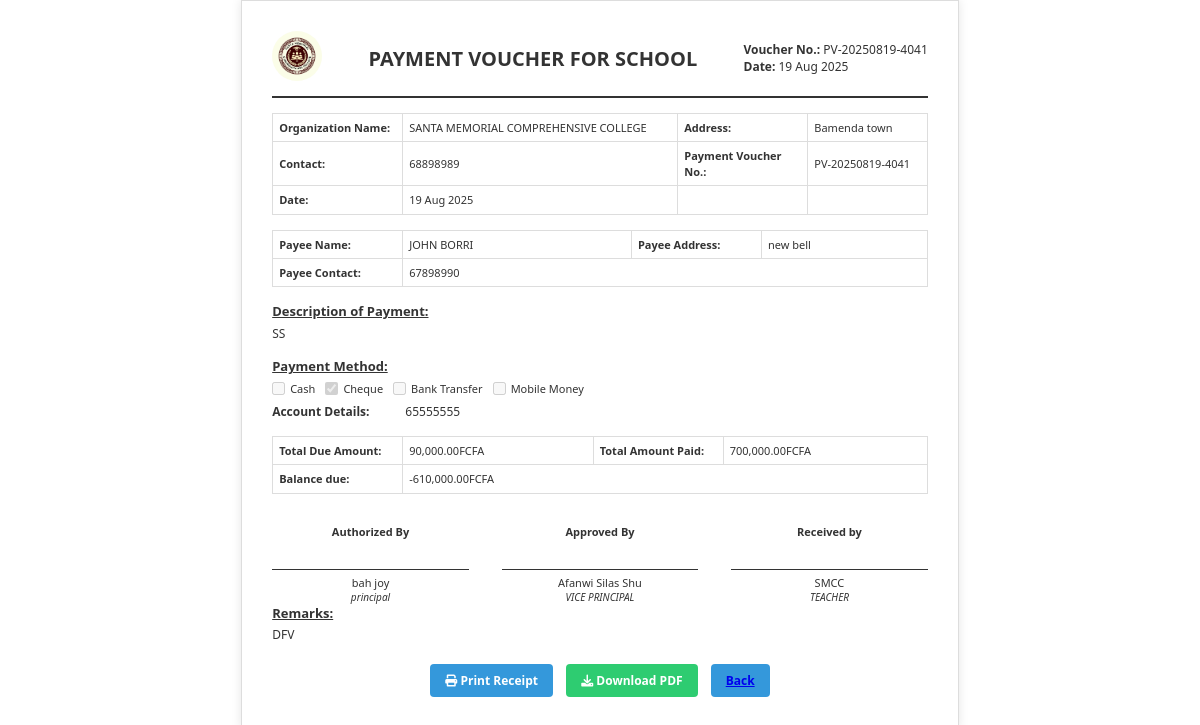
The page /generate_receipt.php?id=12 on the database its author committed.
### tables this page shows
CREATE TABLE `payment_vouchers` (
  `id` int(11) NOT NULL,
  `organization_name` varchar(255) NOT NULL,
  `address` varchar(255) NOT NULL,
  `contact` varchar(255) NOT NULL,
  `payment_voucher_no` varchar(50) NOT NULL,
  `date` date NOT NULL,
  `payee_name` varchar(255) NOT NULL,
  `payee_address` varchar(255) NOT NULL,
  `payee_contact` varchar(255) NOT NULL,
  `description` text NOT NULL,
  `payment_method` enum('Cash','Cheque','Bank Transfer','Mobile Money') NOT NULL,
  `account_details` varchar(255) DEFAULT NULL,
  `total_due_amount` decimal(10,2) NOT NULL,
  `total_amount_paid` decimal(10,2) NOT NULL,
  `balance_due` decimal(10,2) NOT NULL,
  `authorized_by` varchar(255) NOT NULL,
  `designation` varchar(255) NOT NULL,
  `approved_by` varchar(255) NOT NULL,
  `designation_approved` varchar(255) NOT NULL,
  `received_by` varchar(255) NOT NULL,
  `designation_received` varchar(255) NOT NULL,
  `remarks` text DEFAULT NULL,
  `created_at` timestamp NOT NULL DEFAULT current_timestamp()
);

### generate_receipt.php (the view, shortened to what this page needs)
<?php
require 'db.php';
if (isset($_GET['id'])) {
    $id = $_GET['id'];
    try {
        $stmt = $pdo->prepare("SELECT * FROM payment_vouchers WHERE id = ?");
        $stmt->execute([$id]);
        $voucher = $stmt->fetch(PDO::FETCH_ASSOC);
    } catch (PDOException $e) {
        die("Error: " . $e->getMessage());
    }
} else {
    die("Invalid request");
}
?>
<!DOCTYPE html>
<html lang="en">
<head>
    <link rel="stylesheet" href="https://cdnjs.cloudflare.com/ajax/libs/font-awesome/6.0.0/css/all.min.css">
</head>
<body>
    <div class="receipt">
        <div class="header">
            <div>
                <img src="joys.jpg" alt="Organization Logo" class="logo">
            </div>
            <div class="title">Payment Voucher For school</div>
            <div>
                <div><strong>Voucher No.:</strong> <?= htmlspecialchars($voucher['payment_voucher_no']) ?></div>
                <div><strong>Date:</strong> <?= date('d M Y', strtotime($voucher['date'])) ?></div>
            </div>
        </div>
        <table class="voucher-table">
            <tr>
                <td class="label">Organization Name:</td>
                <td class="value"><?= htmlspecialchars($voucher['organization_name']) ?></td>
                <td class="label">Address:</td>
                <td class="value"><?= htmlspecialchars($voucher['address']) ?></td>
            </tr>
            <tr>
                <td class="label">Contact:</td>
                <td class="value"><?= htmlspecialchars($voucher['contact']) ?></td>
                <td class="label">Payment Voucher No.:</td>
                <td class="value"><?= htmlspecialchars($voucher['payment_voucher_no']) ?></td>
            </tr>
            <tr>
                <td class="label">Date:</td>
                <td class="value"><?= date('d M Y', strtotime($voucher['date'])) ?></td>
                <td class="label"></td>
                <td class="value"></td>
            </tr>
        </table>
        <table class="voucher-table">
            <tr>
                <td class="label">Payee Name:</td>
                <td class="value"><?= htmlspecialchars($voucher['payee_name']) ?></td>
                <td class="label">Payee Address:</td>
                <td class="value"><?= htmlspecialchars($voucher['payee_address']) ?></td>
            </tr>
            <tr>
                <td class="label">Payee Contact:</td>
                <td class="value" colspan="3"><?= htmlspecialchars($voucher['payee_contact']) ?></td>
            </tr>
        </table>
        <div class="section">
            <div class="section-title">Description of Payment:</div>
            <div><?= htmlspecialchars($voucher['description']) ?></div>
        </div>
        <div class="section">
            <div class="section-title">Payment Method:</div>
            <div class="payment-methods">
                <div class="payment-method-item">
                    <input type="checkbox" id="cash" <?= $voucher['payment_method'] == 'Cash' ? 'checked' : '' ?> disabled>
                    <label for="cash">Cash</label>
                </div>
                <div class="payment-method-item">
                    <input type="checkbox" id="cheque" <?= $voucher['payment_method'] == 'Cheque' ? 'checked' : '' ?> disabled>
                    <label for="cheque">Cheque</label>
                </div>
                <div class="payment-method-item">
                    <input type="checkbox" id="bank_transfer" <?= $voucher['payment_method'] == 'Bank Transfer' ? 'checked' : '' ?> disabled>
                    <label for="bank_transfer">Bank Transfer</label>
                </div>
                <div class="payment-method-item">
                    <input type="checkbox" id="mobile_money" <?= $voucher['payment_method'] == 'Mobile Money' ? 'checked' : '' ?> disabled>
                    <label for="mobile_money">Mobile Money</label>
                </div>
            </div>
            <?php if (!empty($voucher['account_details'])): ?>
            <div class="info-group">
                <label>Account Details:</label> <?= htmlspecialchars($voucher['account_details']) ?>
            </div>
            <?php endif; ?>
        </div>
        <table class="voucher-table">
            <tr>
                <td class="label">Total Due Amount:</td>
                <td class="value"><?= number_format($voucher['total_due_amount'], 2) ?>FCFA</td>
                <td class="label">Total Amount Paid:</td>
                <td class="value"><?= number_format($voucher['total_amount_paid'], 2) ?>FCFA</td>
            </tr>
            <tr>
                <td class="label">Balance due:</td>
                <td class="value" colspan="3"><?= number_format($voucher['balance_due'], 2) ?>FCFA</td>
            </tr>
        </table>
        <div class="signature-section">
            <div class="signature-row">
                <div class="signature-col">
                    <div class="signature-label">Authorized By</div>
                    <div class="signature-line"></div>
                    <div class="signature-name"><?= htmlspecialchars($voucher['authorized_by']) ?></div>
                    <div class="signature-title"><?= htmlspecialchars($voucher['designation']) ?></div>
                </div>
                <div class="signature-col">
                    <div class="signature-label">Approved By</div>
                    <div class="signature-line"></div>
                    <div class="signature-name"><?= htmlspecialchars($voucher['approved_by']) ?></div>
                    <div class="signature-title"><?= htmlspecialchars($voucher['designation_approved']) ?></div>
                </div>
                <div class="signature-col">
                    <div class="signature-label">Received by</div>
                    <div class="signature-line"></div>
                    <div class="signature-name"><?= htmlspecialchars($voucher['received_by']) ?></div>
                    <div class="signature-title"><?= htmlspecialchars($voucher['designation_received']) ?></div>
                </div>
            </div>
        </div>
        <?php if (!empty($voucher['remarks'])): ?>
        <div class="section">
            <div class="section-title">Remarks:</div>
            <div><?= htmlspecialchars($voucher['remarks']) ?></div>
        </div>
        <?php endif; ?>
        <div class="actions">
            <button class="btn btn-print" onclick="window.print()"><i class="fas fa-print"></i> Print Receipt</button>
            <button class="btn btn-download" onclick="downloadPDF()"><i class="fas fa-download"></i> Download PDF</button>
            <button class="btn btn-print"><a href="view_vouchers.php">Back</a></button>
        </div>
    </div>
</body>
</html>

### generate_receipt.php (style rules this page uses)
* { margin: 0; padding: 0; box-sizing: border-box; font-family: 'Segoe UI', Tahoma, Geneva, Verdana, sans-serif; }
body { background: #fff; color: #333; line-height: 1.4; padding: 0; font-size: 12px; }
.receipt { max-width: 190mm; margin: 0 auto; border: 1px solid #ddd; padding: 8mm; box-shadow: 0 0 10px rgba(0,0,0,0.1); }
.header { display: flex; justify-content: space-between; align-items: center; margin-bottom: 15px; border-bottom: 2px solid #333; padding-bottom: 10px; }
.logo { height: 50px; border-radius: 50%; object-fit: cover; }
.title { text-align: center; font-size: 20px; font-weight: bold; text-transform: uppercase; }
.info-group { margin-bottom: 10px; }
.info-group label { font-weight: bold; display: inline-block; width: 130px; }
.section { margin-bottom: 15px; }
.section-title { font-weight: bold; margin-bottom: 5px; font-size: 13px; text-decoration: underline; }
.signature-line { height: 1px; background: #333; margin: 30px 0 5px; }
.actions { text-align: center; margin-top: 20px; display: none; }
.btn { padding: 8px 15px; margin: 0 5px; border: none; border-radius: 4px; cursor: pointer; font-weight: bold; font-size: 12px; }
.btn-print { background: #3498db; color: white; }
.btn-download { background: #2ecc71; color: white; }
.voucher-table { width: 100%; border-collapse: collapse; margin-bottom: 15px; font-size: 11px; }
.voucher-table td { padding: 6px; border: 1px solid #ddd; }
.voucher-table .label { font-weight: bold; width: 130px; }
.voucher-table .value { width: calc(100% - 130px); }
.payment-methods { display: flex; flex-wrap: wrap; gap: 10px; margin-bottom: 8px; }
.payment-method-item { display: flex; align-items: center; font-size: 11px; }
.payment-method-item input { margin-right: 5px; }
.signature-section { margin-top: 20px; }
.signature-row { display: flex; justify-content: space-between; margin-top: 30px; }
.signature-col { width: 30%; text-align: center; }
.signature-label { font-weight: bold; margin-bottom: 5px; font-size: 11px; }
.signature-name { margin-top: 5px; font-size: 11px; }
.signature-title { font-style: italic; font-size: 10px; }
@media screen { .actions { display: block; } }

### rows shown on the page
payment_vouchers: payment_voucher_no "PV-20250819-4041", date "19 Aug 2025", organization_name "SANTA MEMORIAL COMPREHENSIVE COLLEGE", address "Bamenda town", contact "68898989", payee_name "JOHN BORRI", payee_address "new bell", payee_contact "67898990", description "SS", payment_method "☑", account_details "65555555", total_due_amount "90,000.00", total_amount_paid "700,000.00", balance_due "-610,000.00", authorized_by "bah joy", designation "principal", approved_by "Afanwi Silas Shu", designation_approved "VICE PRINCIPAL", received_by "SMCC", designation_received "TEACHER", remarks "DFV"
